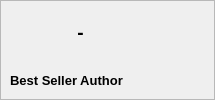
       <widget class="QFrame" name="frm_home_author">
        <property name="geometry">
         <rect>
          <x>450</x>
          <y>150</y>
          <width>215</width>
          <height>100</height>
         </rect>
        </property>
        <property name="minimumSize">
         <size>
          <width>215</width>
          <height>100</height>
         </size>
        </property>
        <property name="maximumSize">
         <size>
          <width>215</width>
          <height>100</height>
         </size>
        </property>
        <property name="frameShape">
         <enum>QFrame::StyledPanel</enum>
        </property>
        <property name="frameShadow">
         <enum>QFrame::Raised</enum>
        </property>
        <widget class="QLabel" name="lbl_home_author_info">
         <property name="geometry">
          <rect>
           <x>10</x>
           <y>10</y>
           <width>141</width>
           <height>45</height>
          </rect>
         </property>
         <property name="font">
          <font>
           <pointsize>14</pointsize>
           <weight>75</weight>
           <bold>true</bold>
          </font>
         </property>
         <property name="text">
          <string>-</string>
         </property>
         <property name="alignment">
          <set>Qt::AlignCenter</set>
         </property>
        </widget>
        <widget class="QLabel" name="lbl_home_author_icon">
         <property name="geometry">
          <rect>
           <x>144</x>
           <y>10</y>
           <width>65</width>
           <height>45</height>
          </rect>
         </property>
         <property name="minimumSize">
          <size>
           <width>65</width>
           <height>45</height>
          </size>
         </property>
         <property name="maximumSize">
          <size>
           <width>65</width>
           <height>45</height>
          </size>
         </property>
         <property name="text">
          <string/>
         </property>
         <property name="pixmap">
          <pixmap resource="Icons/bookstore.qrc">:/Icons/pen-tool.svg</pixmap>
         </property>
         <property name="scaledContents">
          <bool>false</bool>
         </property>
         <property name="alignment">
          <set>Qt::AlignCenter</set>
         </property>
        </widget>
        <widget class="QLabel" name="lbl_home_author_title">
         <property name="geometry">
          <rect>
           <x>10</x>
           <y>70</y>
           <width>195</width>
           <height>20</height>
          </rect>
         </property>
         <property name="font">
          <font>
           <pointsize>10</pointsize>
           <weight>75</weight>
           <bold>true</bold>
          </font>
         </property>
         <property name="text">
          <string>Best Seller Author</string>
         </property>
         <property name="alignment">
          <set>Qt::AlignLeading|Qt::AlignLeft|Qt::AlignVCenter</set>
         </property>
         <property name="wordWrap">
          <bool>false</bool>
         </property>
        </widget>
       </widget>
